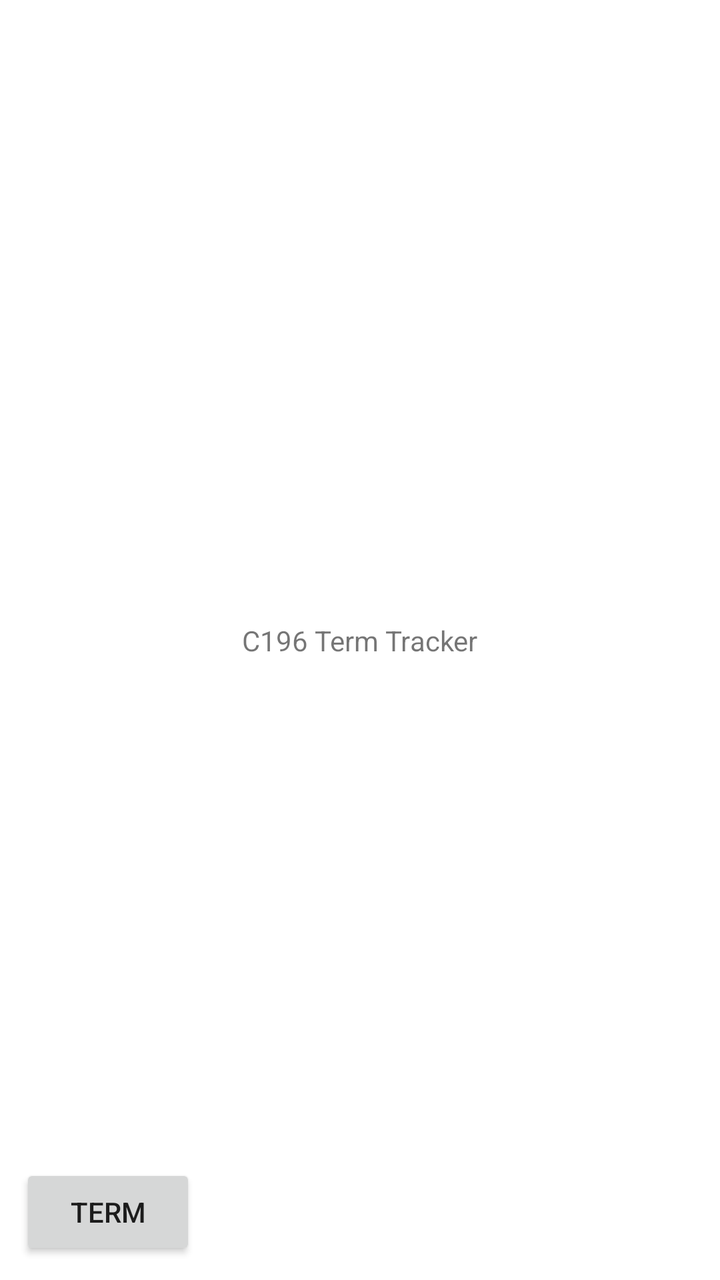
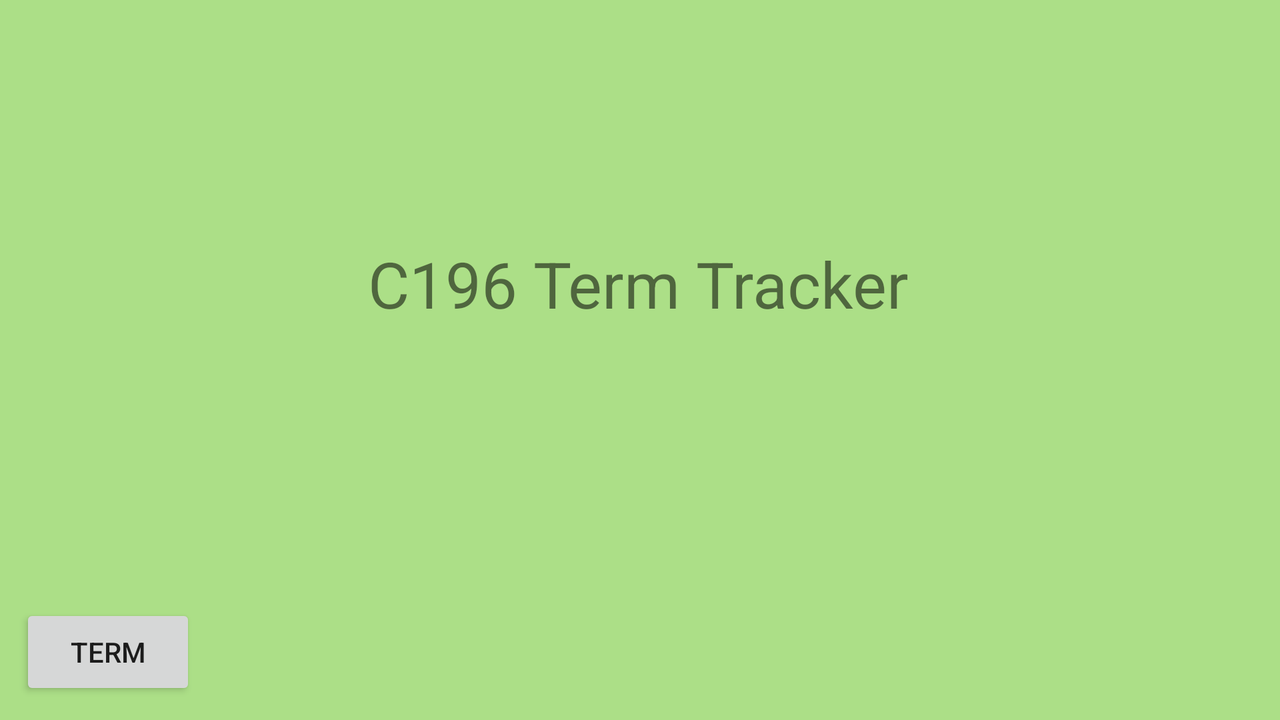

One screen, two layout resources from the same app: the default and the author's alternative for another configuration. Each is rendered where Android would select it; the XML of both is given below.
<!-- AndroidManifest.xml: application theme Theme.TermTracker -->
<!-- res/layout/activity_main.xml -->
<?xml version="1.0" encoding="utf-8"?>
<androidx.constraintlayout.widget.ConstraintLayout xmlns:android="http://schemas.android.com/apk/res/android"
    xmlns:app="http://schemas.android.com/apk/res-auto"
    xmlns:tools="http://schemas.android.com/tools"
    android:layout_width="match_parent"
    android:layout_height="match_parent"
    tools:context=".UI.MainActivity">

    <TextView
        android:layout_width="wrap_content"
        android:layout_height="wrap_content"
        android:text="C196 Term Tracker"
        app:layout_constraintBottom_toBottomOf="parent"
        app:layout_constraintLeft_toLeftOf="parent"
        app:layout_constraintRight_toRightOf="parent"
        app:layout_constraintTop_toTopOf="parent" />

    <Button
        android:id="@+id/button6"
        android:layout_width="wrap_content"
        android:layout_height="wrap_content"
        android:layout_margin="10dp"
        android:onClick="toTerm"
        android:text="Term"
        app:layout_constraintBottom_toBottomOf="parent"
        app:layout_constraintLeft_toLeftOf="parent" />


</androidx.constraintlayout.widget.ConstraintLayout>
<!-- resources referenced by this layout -->
<resources>
  <style name="Theme.TermTracker" parent="Theme.MaterialComponents.DayNight.DarkActionBar">
          
          <item name="colorPrimary">@color/Pomona</item>
          <item name="colorPrimaryVariant">@color/Max_Green</item>
          <item name="colorOnPrimary">@color/white</item>
          
          <item name="colorSecondary">@color/Yellow_Green</item>
          <item name="colorSecondaryVariant">@color/Mantis</item>
          <item name="colorOnSecondary">@color/black</item>
          
          <item name="android:statusBarColor" tools:targetApi="l">?attr/colorPrimaryVariant</item>
          
      </style>
  <color name="Pomona">#FF1E5631</color>
  <color name="Max_Green">#FF4C9A2A</color>
  <color name="white">#FFFFFFFF</color>
  <color name="Yellow_Green">#FFACDF87</color>
  <color name="Mantis">#FF68BB59</color>
  <color name="black">#FF000000</color>
</resources>
<!-- res/layout-land/activity_main.xml (the author's variant of the layout above) -->
<!-- drawn on the phone turned sideways -->
<?xml version="1.0" encoding="utf-8"?>
<androidx.constraintlayout.widget.ConstraintLayout xmlns:android="http://schemas.android.com/apk/res/android"
    xmlns:app="http://schemas.android.com/apk/res-auto"
    xmlns:tools="http://schemas.android.com/tools"
    android:layout_width="match_parent"
    android:layout_height="match_parent"
    android:background="@color/Yellow_Green"
    tools:context=".UI.MainActivity">

    <TextView
        android:layout_width="wrap_content"
        android:layout_height="wrap_content"
        android:text="C196 Term Tracker"
        android:textSize="32sp"
        app:layout_constraintBottom_toBottomOf="parent"
        app:layout_constraintHorizontal_bias="0.498"
        app:layout_constraintLeft_toLeftOf="parent"
        app:layout_constraintRight_toRightOf="parent"
        app:layout_constraintTop_toTopOf="parent"
        app:layout_constraintVertical_bias="0.38" />

    <Button
        android:id="@+id/button6"
        android:layout_width="wrap_content"
        android:layout_height="wrap_content"
        android:layout_margin="10dp"
        android:layout_marginLeft="16dp"
        android:layout_marginBottom="16dp"
        android:onClick="toScreen"
        android:text="Term"
        app:layout_constraintBottom_toBottomOf="parent"
        app:layout_constraintLeft_toLeftOf="parent" />

    <ImageView
        android:id="@+id/imageView"
        android:layout_width="100dp"
        android:layout_height="100dp"
        android:layout_marginBottom="16dp"
        android:src="@drawable/ic_launcher_foreground"
        app:layout_constraintBottom_toBottomOf="parent"
        app:layout_constraintEnd_toEndOf="parent"
        app:layout_constraintStart_toStartOf="parent" />


</androidx.constraintlayout.widget.ConstraintLayout>
<!-- resources referenced by the variant -->
<!-- as the phone turned sideways resolves them -->
<resources>
  <color name="Yellow_Green">#FFACDF87</color>
  <style name="Theme.TermTracker" parent="Theme.MaterialComponents.DayNight.DarkActionBar">
          
          <item name="colorPrimary">@color/Pomona</item>
          <item name="colorPrimaryVariant">@color/Max_Green</item>
          <item name="colorOnPrimary">@color/white</item>
          
          <item name="colorSecondary">@color/Yellow_Green</item>
          <item name="colorSecondaryVariant">@color/Mantis</item>
          <item name="colorOnSecondary">@color/black</item>
          
          <item name="android:statusBarColor" tools:targetApi="l">?attr/colorPrimaryVariant</item>
          
      </style>
  <color name="Pomona">#FF1E5631</color>
  <color name="Max_Green">#FF4C9A2A</color>
  <color name="white">#FFFFFFFF</color>
  <color name="Mantis">#FF68BB59</color>
  <color name="black">#FF000000</color>
</resources>
